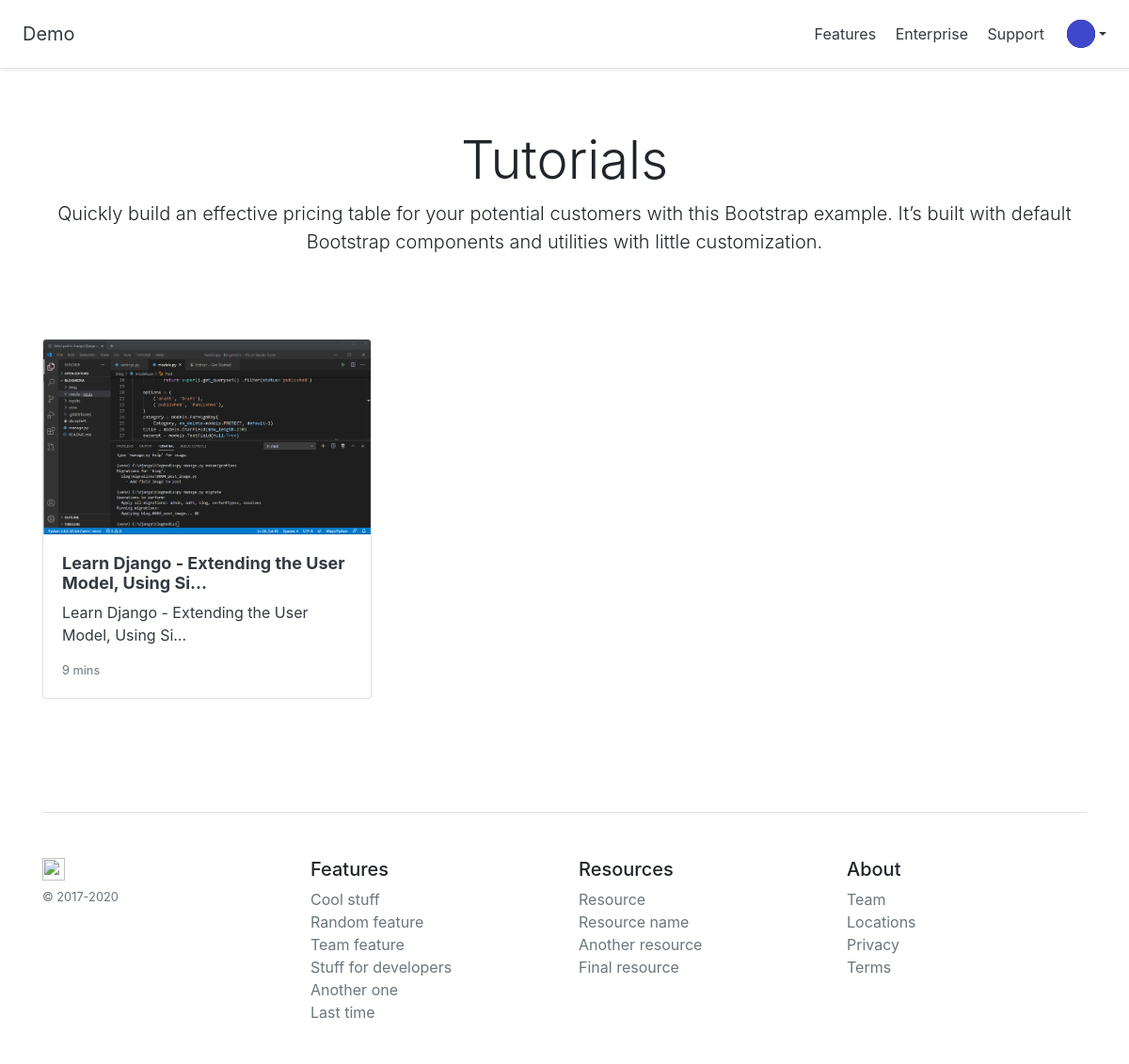
The page / (signed in) on the database its author committed.
### accounts/models.py (models this page shows, shortened)
class Profile(models.Model):
    user = models.OneToOneField(User, on_delete=models.CASCADE)
    avatar = models.ImageField(
        upload_to=user_directory_path, default='users/avatar.jpg')
    bio = models.TextField(max_length=500, blank=True)

### blog/models.py (models this page shows, shortened)
class Post(models.Model):
    class NewManager(models.Manager):
        def get_queryset(self):
            return super().get_queryset() .filter(status='published')
    options = (
        ('draft', 'Draft'),
        ('published', 'Published'),
    )
    category = models.ForeignKey(
        Category, on_delete=models.PROTECT, default=1)
    title = models.CharField(max_length=250)
    excerpt = models.TextField(null=True)
    image = models.ImageField(
        upload_to=user_directory_path, default='posts/default.jpg')
    image_caption = models.CharField(max_length=100, default='Photo by Blog')
    slug = models.SlugField(max_length=250, unique_for_date='publish')
    publish = models.DateTimeField(default=timezone.now)
    author = models.ForeignKey(
        User, on_delete=models.CASCADE, related_name='blog_posts')
    content = models.TextField()
    status = models.CharField(max_length=10, choices=options, default='draft')
    favourites = models.ManyToManyField(
        User, related_name='favourite', default=None, blank=True)
    likes = models.ManyToManyField(
        User, related_name='like', default=None, blank=True)
    like_count = models.BigIntegerField(default='0')
    objects = models.Manager()  # default manager
    newmanager = NewManager()  # custom manager
    def get_absolute_url(self):
        return reverse('blog:post_single', args=[self.slug])
    class Meta:
        ordering = ('-publish',)

### blog/views.py (the view)
# urls.py: path('', views.home, name='homepage'),
def home(request):
    all_posts = Post.newmanager.all()
    return render(request, 'blog/index.html', {'posts': all_posts})

### accounts/views.py (called while the page is built)
def avatar(request):
    if request.user.is_authenticated:
        user = User.objects.get(username=request.user)
        avatar = Profile.objects.filter(user=user)
        context = {
            "avatar": avatar,
        }
        return context
    else:
        return {
            'NotLoggedIn': User.objects.none()
        }

### blog/views.py (called while the page is built)
def category_list(request):
    category_list = Category.objects.exclude(name='default')
    context = {
        "category_list": category_list,
    }
    return context

### templates/blog/index.html (shortened to what this page needs)
    {% extends "../base/base.html" %}
    {% block content %}
    {% include "base/nav-main.html" %}
    <div class="container">
      <div class="pricing-header px-3 py-3 pt-md-5 pb-md-4 mx-auto text-center">
        <h1 class="display-4">Tutorials</h1>
        <p class="lead">Quickly build an effective pricing table for your potential customers with this Bootstrap
          example.
          It’s built with default Bootstrap components and utilities with little customization.</p>
      </div>
      <div class="py-5">
        <div class="row">
          {% for post in posts %}
          <div class="col-md-4">
            <a class="text-dark" href="{{post.get_absolute_url}}">
              <div class="card mb-4 box-shadow">
                <img class="card-img-top" src="{{post.image.url}}" alt="{{ post.title }}">
                <div class="card-body">
                  <h2 style="font-size:18px;font-weight:bold">{{post.title|truncatechars:50}}</h2>
                  <p class="card-text">{{post.excerpt|truncatechars:50}}</p>
                  <div class="d-flex justify-content-between align-items-center">
                    <small class="text-muted">9 mins</small>
                  </div>
                </div>
              </div>
            </a>
          </div>
          {% endfor %}
        </div>
      </div>
    </div>
    {% include "base/footer.html" %}
    {% endblock %}

### templates/base/nav-main.html (shortened to what this page needs)
<div class="d-flex flex-column flex-md-row align-items-center p-3 px-md-4 mb-3 bg-white border-bottom shadow-sm">
    <h5 class="my-0 mr-md-auto font-weight-normal"><a class="text-dark" href="/">Demo</a></h5>
    <nav class="my-2 my-md-0 mr-md-3">
        <a class="p-2 text-dark" href="#">Features</a>
        <a class="p-2 text-dark" href="#">Enterprise</a>
        <a class="p-2 text-dark" href="#">Support</a>
    </nav>
    {% if request.user.is_authenticated %}
    <img class="avatar" src="
    {% for data in avatar %}
    {{ data.avatar.url }}
    {% endfor %}
    ">
    <ul class="navbar-nav">
        <li class="nav-item dropdown">
            <a class="nav-link dropdown-toggle text-dark" href="#" id="navbarDropdown" role="button"
                data-toggle="dropdown" aria-haspopup="true" aria-expanded="false">
            </a>
        </li>
    </ul>
    {% else %}
    <nav>
        <a class="p-2 text-dark" href="{% url "accounts:register" %}">Register</a>
        <a class="p-2 text-dark" href="{% url "login" %}">Login</a>
    </nav>
    {% endif %}
</div>

### templates/base/nav-main.html (style rules this page uses)
.avatar { height: 30px; width: 30px; background-color: #000; border-radius: 50%; display: inline-block; }

### rows shown on the page
Profile: avatar (picture)
Post: image (placeholder picture), title "Learn Django - Extending the User Model, Using Si…", excerpt "Learn Django - Extending the User Model, Using Si…"
